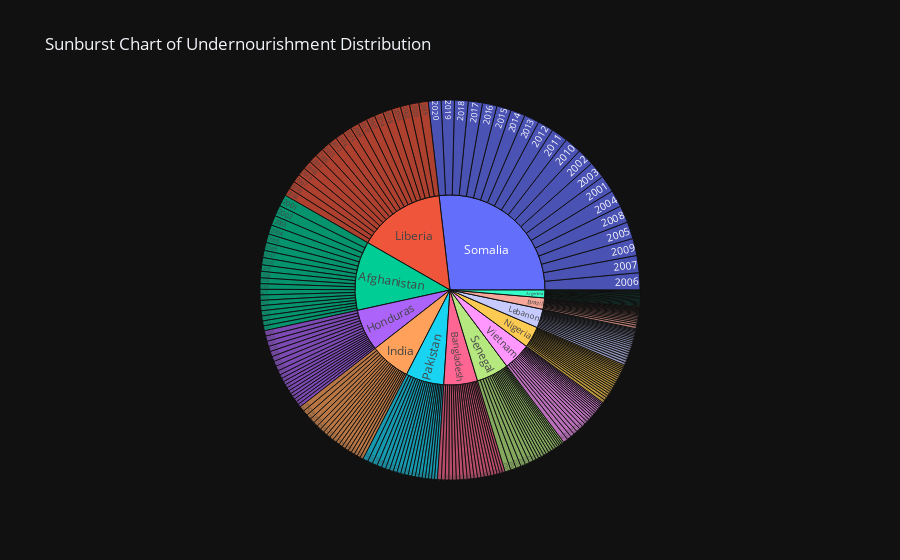

The cell this chart's notebook holds for it:
### Markdown cell above
Sunburst Chart: Produced a sunburst chart to display the distribution of undernourishment rates among different entities and years, offering a hierarchical view of the data.

### Code cell
# Create a sunburst chart
fig_sunburst = px.sunburst(data_selected,
                           path=['Entity', 'Year'],
                           values='Prevalence of undernourishment (% of population)',
                           title='Sunburst Chart of Undernourishment Distribution',
                           labels={'Prevalence of undernourishment (% of population)': 'Undernourishment Rate'})

# Customize the sunburst chart layout
fig_sunburst.update_layout(template='plotly_dark')

# Show the sunburst chart
fig_sunburst.show()

### Figure 1 — Plotly figure (JSON) as saved in the notebook; plotly's stock layout.template omitted (floating-point values rounded to 4 significant figures; data arrays with more than 128 entries replaced by an {"elided": "..."} marker saying what was removed)
{"data": [{"branchvalues": "total", "domain": {"x": [0, 1], "y": [0, 1]}, "hovertemplate": "labels=%{label}<br>Undernourishment Rate=%{value}<br>parent=%{parent}<br>id=%{id}<extra></extra>", "ids": {"elided": "273 str values"}, "labels": {"elided": "273 str values"}, "name": "", "parents": {"elided": "273 str values"}, "type": "sunburst", "values": {"elided": "273 float values"}}], "layout": {"autosize": true, "legend": {"tracegroupgap": 0}, "title": {"text": "Sunburst Chart of Undernourishment Distribution"}}}
